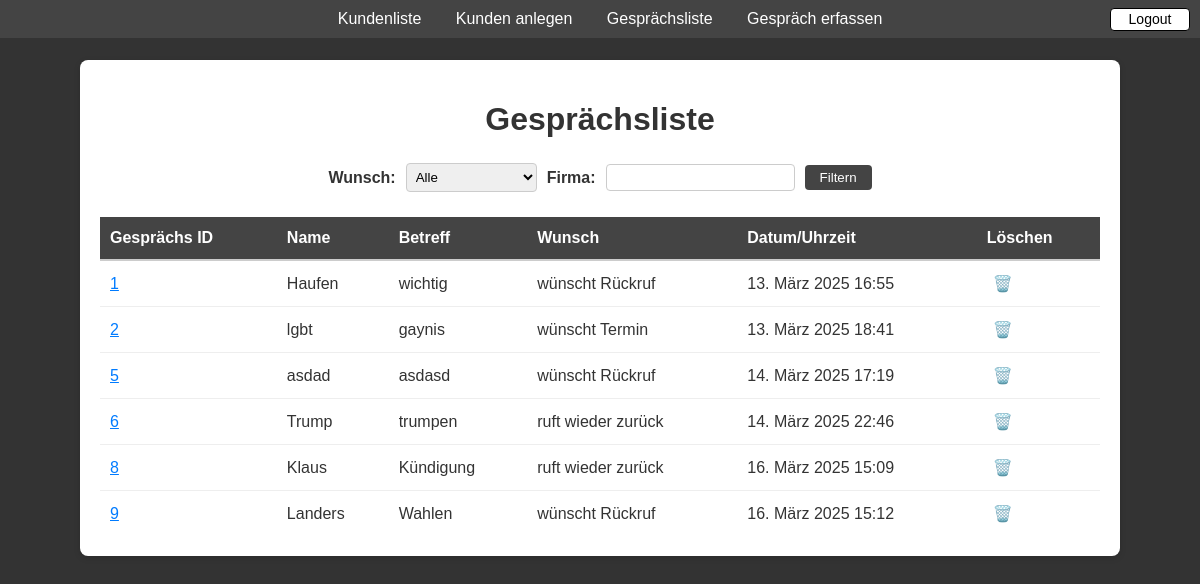
Screenshot of /vermerk/ (signed in) with the database file from the repository.
### kunden/models.py (models this page shows, shortened)
class Vermerk(models.Model):
    gespraechs_id = models.AutoField(primary_key=True)
    datum = models.DateField(auto_now_add=True)
    uhrzeit = models.TimeField()
    kontaktart = models.CharField(
        max_length=18,
        choices=[('Eingehender Anruf', 'Anruf von'),
                 ('Ausgehender Anruf', 'Anruf bei'),
                 ('Im Büro', 'Besuch von'),
                 ('Beim Kunden', 'Besuch bei')],
        default='Anruf'
    )
    anrede = models.CharField(
        max_length=10,
        choices=[('Herr', 'Herr'), ('Frau', 'Frau'), ('Divers', 'Divers')],
        default='Herr'
    )
    name = models.CharField(max_length=30)
    betreff = models.CharField(max_length=40)
    wunsch = models.CharField(
        max_length=20,
        choices=[('wünscht Rückruf', 'wünscht Rückruf'), ('wünscht Termin', 'wünscht Termin'), ('ruft wieder zurück', 'ruft wieder an')],
        default='wünscht Rückruf'
    )
    gespraechsinhalt = models.TextField()
    firmen_id = models.ForeignKey(Kunde, on_delete=models.CASCADE, related_name='vermerke')
    aufgenommen = models.CharField(max_length=40, default='')
    verfuegung = models.CharField(max_length=40, default='')

### kunden/views.py (the view)
# urls.py: path('vermerk/', views.vermerk_uebersicht, name='vermerk-uebersicht'),
@login_required
@never_cache
def vermerk_uebersicht(request):
    vermerk = Vermerk.objects.all() # Hole alle Vermerke
    wunsch_filter = request.GET.get('wunsch', '')
    if wunsch_filter:
        vermerk = vermerk.filter(wunsch__icontains=wunsch_filter)
    firma_filter = request.GET.get('firma', '')
    if firma_filter:
        vermerk = vermerk.filter(firmen_id_id__firma__icontains=firma_filter)
    wunsch_choices = Vermerk._meta.get_field('wunsch').choices
    return render(request, 'kunden/vermerk_uebersicht.html', {
        'vermerke': vermerk,
        'wunsch_filter': wunsch_filter,
        'wunsch_choices': wunsch_choices,
        'firma_filter': firma_filter
    })

### kunden/templates/kunden/vermerk_uebersicht.html (shortened to what this page needs)
{% extends "kunden/index.html" %}
{% block content %}
  <div class="list-container">
    <h1>Gesprächsliste</h1>
    <form method="get" class="filter-form">
      <label for="wunsch">Wunsch:</label>
      <select name="wunsch" id="wunsch">
        <option value="">Alle</option>
      </select>
      <label for="firma">Firma:</label>
      <input type="text" name="firma" id="firma" value="{{ firma_filter }}">
      <button type="submit">Filtern</button>
    </form>
    <table class="customer-table">
      <thead>
        <tr>
          <th>Gesprächs ID</th>
          <th>Name</th>
          <th>Betreff</th>
          <th>Wunsch</th>
          <th>Datum/Uhrzeit</th>
          <th>Löschen</th>
        </tr>
      </thead>
      <tbody>
        {% for v in vermerke %}
          {% if v.gespraechs_id %}
            <tr>
              <td><a href="{% url 'vermerk-detail' v.gespraechs_id %}">{{ v.gespraechs_id }}</a></td>
              <td>{{ v.name|default:"-" }}</td>
              <td>{{ v.betreff|default:"-" }}</td>
              <td>{{ v.wunsch|default:"-" }}</td>
              <td>{{ v.datum }} {{ v.uhrzeit|date:"H:i" }}</td>
              <td>
                <form action="{% url 'vermerk-loeschen' v.gespraechs_id %}" method="post" style="display:inline;">
                  <button type="submit" class="delete-btn" onclick="return confirm('Sind Sie sicher, dass Sie diesen Vermerk löschen möchten?');">🗑️</button>
                </form>
              </td>
            </tr>
          {% else %}
            <tr>
              <td colspan="5">Fehler: Vermerk ohne gespreachs_id: {{ v.gespreachs_id }}</td>
            </tr>
          {% endif %}
        {% empty %}
          <tr>
            <td colspan="5">Keine Vermerke vorhanden.</td>
          </tr>
        {% endfor %}
      </tbody>
    </table>
  </div>
{% endblock %}

### kunden/static/kunden/css/style.css (style rules this page uses)
body { font-family: Arial, sans-serif; background-color: #333; color: #fff; margin: 0; padding: 0; }
.list-container { max-width: 1000px; margin: 60px auto; padding: 20px; background: #fff; color: #333; border-radius: 8px; box-shadow: 0 2px 6px rgba(0,0,0,0.15); }
.list-container h1 { text-align: center; margin-bottom: 20px; }
.filter-form { display: flex; flex-wrap: wrap; align-items: center; justify-content: center; margin-bottom: 20px; }
.filter-form label { margin: 5px; font-weight: bold; }
.filter-form input, .filter-form select { padding: 5px; margin: 5px; border: 1px solid #ccc; border-radius: 4px; }
.filter-form button { padding: 5px 15px; margin: 5px; background-color: #444; color: #fff; border: none; border-radius: 4px; cursor: pointer; }
.customer-table { width: 100%; border-collapse: collapse; margin-top: 5px; }
.customer-table thead th { padding: 12px 10px; background-color: #444; color: #fff; text-align: left; border-bottom: 2px solid #ccc; }
.customer-table tbody td { padding: 12px 10px; border-bottom: 1px solid #eee; }
.customer-table tbody tr:last-child td { border-bottom: none; }
.customer-table a { color: #007bff; text-decoration: underline; }
.delete-btn { background-color: transparent; border: none; color: #dc3545; cursor: pointer; font-size: 16px; }

### rows the page displays
Vermerk: gespraechs_id "1", name "Haufen", betreff "wichtig", wunsch "wünscht Rückruf", datum "13. März 2025", uhrzeit "16:55"
Vermerk: gespraechs_id "2", name "lgbt", betreff "gaynis", wunsch "wünscht Termin", datum "13. März 2025", uhrzeit "18:41"
Vermerk: gespraechs_id "5", name "asdad", betreff "asdasd", wunsch "wünscht Rückruf", datum "14. März 2025", uhrzeit "17:19"
Vermerk: gespraechs_id "6", name "Trump", betreff "trumpen", wunsch "ruft wieder zurück", datum "14. März 2025", uhrzeit "22:46"
Vermerk: gespraechs_id "8", name "Klaus", betreff "Kündigung", wunsch "ruft wieder zurück", datum "16. März 2025", uhrzeit "15:09"
Vermerk: gespraechs_id "9", name "Landers", betreff "Wahlen", wunsch "wünscht Rückruf", datum "16. März 2025", uhrzeit "15:12"
